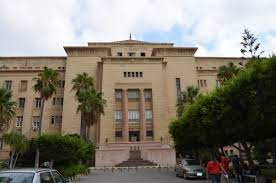
#> input picture image.jpg, 276 x 183 px
$ jupyter execute 'Lab1_numpy .ipynb'   (shell and % lines are left out)
#> lines starting #> are read from the running program, lines starting #| are printed output that depends on the picture
[cell 1]
import numpy as np
import cv2

# Q1: implement a linear regression model
data row1 > header
 ### 1: data preprocessing
       #i. apply to_add array to data where element 1 added to row 1 , element 2 added to row 2 and so on
       #ii.apply to_Mult array to the data row by to
 ### 2: get the prediction values using the hyposis function weight array (regression_model)

[cell 2]
Data= np.array([[1000,1001,1002,1003],
                [8,18,28,38],
               [16,26,36,46],
               [4,14,24,44]],dtype="int64")

to_add=np.array([2,4,6])
to_mult=np.array([10,100,1000,1000])
regression_model=np.array([2,4,6,8])

[cell 3]
##step1 print dataset without header row
Data_without_header=Data[1:,:]
print(Data_without_header)

[cell 4]
###step2 i. to_Add
to_add=to_add.reshape(3,1)
to_Add=Data_without_header+to_add
print(to_Add)

[cell 5]
##step3 ii. to_MUlt
to_mul=to_mult.reshape(4,1)
to_MUlt=to_Add*to_mult
print(to_MUlt)

[cell 6]
###step4 prediction results
regression_model=regression_model.reshape(4,1)
results=to_MUlt@regression_model
print(results)

# Q2. Transformation

### apply crop , rotation  to the image

#1: convert image from  BGR scale to Gray , Red ,Green & Blue scale
#2: crop the right  half
#3: crop the right bottom quarter
#4: zoom in by remove the quarter border from all sides
#5: flip on x-axis
#6: flip on y-axis

[cell 7]
image=cv2.imread("image.jpg") ### in_BGR
#> image is the input picture: shape (183, 276, 3); mean B, G, R 113.2, 123.9, 129.2
cv2.imshow("original_image",image)
cv2.waitKey(0)
cv2.destroyAllWindows()

[cell 8]
## step1 print image data
print(image[:,:,:])
#> (printed output is left out)

[cell 9]
## step2 print image shape
print(image.shape)
#| (183, 276, 3)

[cell 10]
## step3  get the value of lx ,ly
lx=image.shape[0]
#> lx = 183
ly=image.shape[1]
#> ly = 276

[cell 11]
### step4 image in gray scale
cv2.imshow("Gray scale",image[:,:,1])
cv2.waitKey(0)
cv2.destroyAllWindows()

[cell 12]
### step 5 image in Blue scale
blue_channel = image[:,:,0]
blue_img = np.zeros(image.shape)
blue_img[:,:,0]=blue_channel
cv2.imshow("Blue Scale",blue_img)
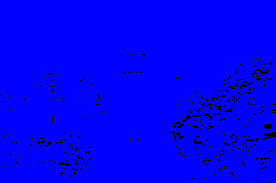
#> window 'Blue Scale': shape (183, 276, 3); mean B, G, R 246.9, 0, 0
cv2.waitKey(0)
cv2.destroyAllWindows()

[cell 13]
### step 6 image in red scale
red_channel = image[:,:,2]
red_img = np.zeros(image.shape)
red_img[:,:,2]=red_channel
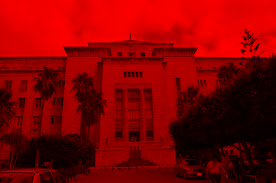
#> red_img: shape (183, 276, 3) float64; mean of channels 0, 1, 2 0, 0, 129.2; drawn as B, G, R
cv2.imshow("Red Scale",red_img)
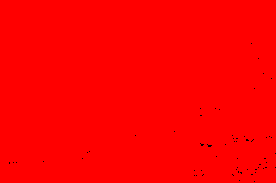
#> window 'Red Scale': shape (183, 276, 3); mean B, G, R 0, 0, 254.6
cv2.waitKey(0)
cv2.destroyAllWindows()

[cell 14]
### step 7 image in Green scale
green_channel = image[:,:,1]
green_img = np.zeros(image.shape)
green_img[:,:,1]=red_channel
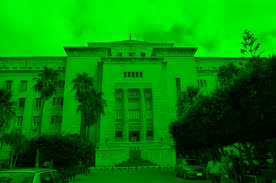
#> green_img: shape (183, 276, 3) float64; mean of channels 0, 1, 2 0, 129.2, 0; drawn as B, G, R
cv2.imshow("Green scale",green_img)
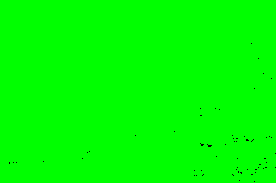
#> window 'Green scale': shape (183, 276, 3); mean B, G, R 0, 254.6, 0
cv2.waitKey(0)
cv2.destroyAllWindows()

[cell 15]
# step 8 crop the right half
ly_half=ly//2
#> ly_half = 138
cv2.imshow("original_image",image[:,:,:])
cv2.imshow(" right half",image[:,ly_half:,:])
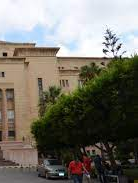
#> window ' right half': shape (183, 138, 3); mean B, G, R 106, 115.3, 118.3
cv2.waitKey(0)
cv2.destroyAllWindows()

[cell 16]
## step 9 crop the right bottom quarter

cv2.imshow("gray",image[:,:,:])
cv2.imshow(" right bottom quarter",image[lx//2:,ly//2:,:])
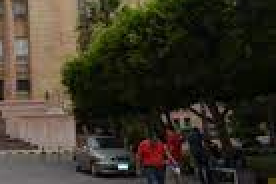
#> window ' right bottom quarter': shape (92, 138, 3) (shown 2 times larger); mean B, G, R 40.1, 52.8, 58.4
cv2.waitKey(0)
cv2.destroyAllWindows()

[cell 17]
## step 10 remove the quarter border from all sides
cv2.imshow("original_image",image[:,:,:])
cv2.imshow(" zoom in ",image[lx//4:3*lx//4,ly//4:3*ly//4,:])
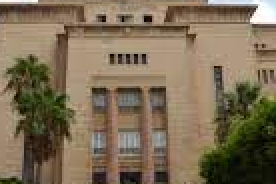
#> window ' zoom in ': shape (92, 138, 3) (shown 2 times larger); mean B, G, R 85.3, 109.2, 125.2
cv2.waitKey(0)
cv2.destroyAllWindows()

[cell 18]
## step 11 flip on x-axis
print(image.shape)
#| (183, 276, 3)
cv2.imshow("original_image",image[:,:,:])
cv2.imshow(" flip the image in x axis ",image[lx:0:-1,:,:])
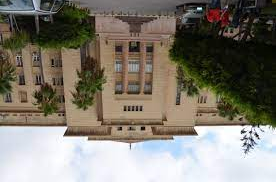
#> window ' flip the image in x axis ': shape (182, 276, 3); mean B, G, R 112.4, 123.2, 128.6
cv2.waitKey(0)
cv2.destroyAllWindows()

[cell 19]
## step 12 flip on y-axis
cv2.imshow("original_image",image[:,:,:])
cv2.imshow(" flip the image in y axis ",image[:,ly:0:-1,:])
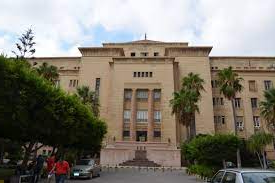
#> window ' flip the image in y axis ': shape (183, 275, 3); mean B, G, R 113.2, 123.9, 129.2
cv2.waitKey(0)
cv2.destroyAllWindows()
